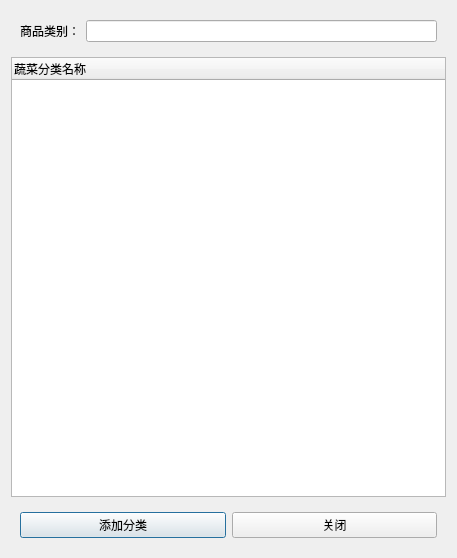
<?xml version="1.0" encoding="UTF-8"?>
<ui version="4.0">
 <class>Dialog</class>
 <widget class="QDialog" name="Dialog">
  <property name="geometry">
   <rect>
    <x>0</x>
    <y>0</y>
    <width>457</width>
    <height>558</height>
   </rect>
  </property>
  <property name="windowTitle">
   <string>修改商品分类</string>
  </property>
  <layout class="QVBoxLayout" name="verticalLayout">
   <item>
    <widget class="QWidget" name="widget" native="true">
     <layout class="QHBoxLayout" name="horizontalLayout">
      <item>
       <widget class="QLabel" name="label">
        <property name="text">
         <string>商品类别：</string>
        </property>
       </widget>
      </item>
      <item>
       <widget class="QLineEdit" name="classname"/>
      </item>
     </layout>
    </widget>
   </item>
   <item>
    <widget class="QTreeWidget" name="treeWidget">
     <column>
      <property name="text">
       <string>蔬菜分类名称</string>
      </property>
     </column>
    </widget>
   </item>
   <item>
    <widget class="QWidget" name="widget_2" native="true">
     <layout class="QHBoxLayout" name="horizontalLayout_2">
      <item>
       <widget class="QPushButton" name="pushButton">
        <property name="text">
         <string>添加分类</string>
        </property>
       </widget>
      </item>
      <item>
       <widget class="QPushButton" name="pushButton_2">
        <property name="text">
         <string>关闭</string>
        </property>
       </widget>
      </item>
     </layout>
    </widget>
   </item>
  </layout>
 </widget>
 <resources/>
 <connections/>
</ui>
